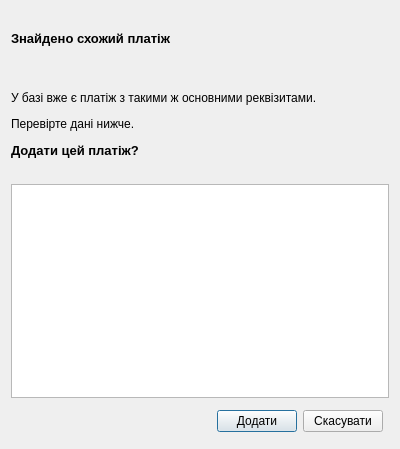
<?xml version="1.0" encoding="UTF-8"?>
<ui version="4.0">
 <class>PaymentDuplicateConfirmDialog</class>
 <widget class="QDialog" name="PaymentDuplicateConfirmDialog">
  <property name="geometry">
   <rect>
    <x>0</x>
    <y>0</y>
    <width>400</width>
    <height>449</height>
   </rect>
  </property>
  <property name="windowTitle">
   <string>LGE Office — Схожий платіж</string>
  </property>
  <property name="windowIcon">
   <iconset resource="../resources.qrc">
    <normaloff>:/office/icons/lgeoffice_gpt_24x24.png</normaloff>:/office/icons/lgeoffice_gpt_24x24.png</iconset>
  </property>
  <property name="modal">
   <bool>true</bool>
  </property>
  <layout class="QVBoxLayout" name="verticalLayout" stretch="1,2,4,2">
   <item>
    <widget class="QLabel" name="lblTitle">
     <property name="font">
      <font>
       <pointsize>10</pointsize>
       <bold>true</bold>
      </font>
     </property>
     <property name="text">
      <string>Знайдено схожий платіж</string>
     </property>
     <property name="wordWrap">
      <bool>true</bool>
     </property>
    </widget>
   </item>
   <item>
    <widget class="QLabel" name="lblHint">
     <property name="text">
      <string>&lt;html&gt;&lt;head/&gt;&lt;body&gt;&lt;p&gt;У базі вже є платіж з такими ж основними реквізитами.&lt;/p&gt;&lt;p&gt;Перевірте дані нижче.&lt;/p&gt;&lt;p&gt;&lt;span style=&quot; font-size:10pt; font-weight:700;&quot;&gt;Додати цей платіж?&lt;/span&gt;&lt;/p&gt;&lt;/body&gt;&lt;/html&gt;</string>
     </property>
     <property name="wordWrap">
      <bool>true</bool>
     </property>
    </widget>
   </item>
   <item>
    <widget class="QPlainTextEdit" name="plainDetails">
     <property name="minimumSize">
      <size>
       <width>0</width>
       <height>200</height>
      </size>
     </property>
     <property name="readOnly">
      <bool>true</bool>
     </property>
    </widget>
   </item>
   <item>
    <layout class="QHBoxLayout" name="horizontalLayout">
     <property name="leftMargin">
      <number>6</number>
     </property>
     <property name="topMargin">
      <number>6</number>
     </property>
     <property name="rightMargin">
      <number>6</number>
     </property>
     <property name="bottomMargin">
      <number>6</number>
     </property>
     <item>
      <spacer name="horizontalSpacer">
       <property name="orientation">
        <enum>Qt::Orientation::Horizontal</enum>
       </property>
       <property name="sizeHint" stdset="0">
        <size>
         <width>40</width>
         <height>20</height>
        </size>
       </property>
      </spacer>
     </item>
     <item>
      <widget class="QPushButton" name="btnAddAnyway">
       <property name="text">
        <string>Додати</string>
       </property>
       <property name="checkable">
        <bool>true</bool>
       </property>
      </widget>
     </item>
     <item>
      <widget class="QPushButton" name="btnCancel">
       <property name="text">
        <string>Скасувати</string>
       </property>
      </widget>
     </item>
    </layout>
   </item>
  </layout>
 </widget>
 <resources>
  <include location="../resources.qrc"/>
 </resources>
 <connections/>
</ui>
